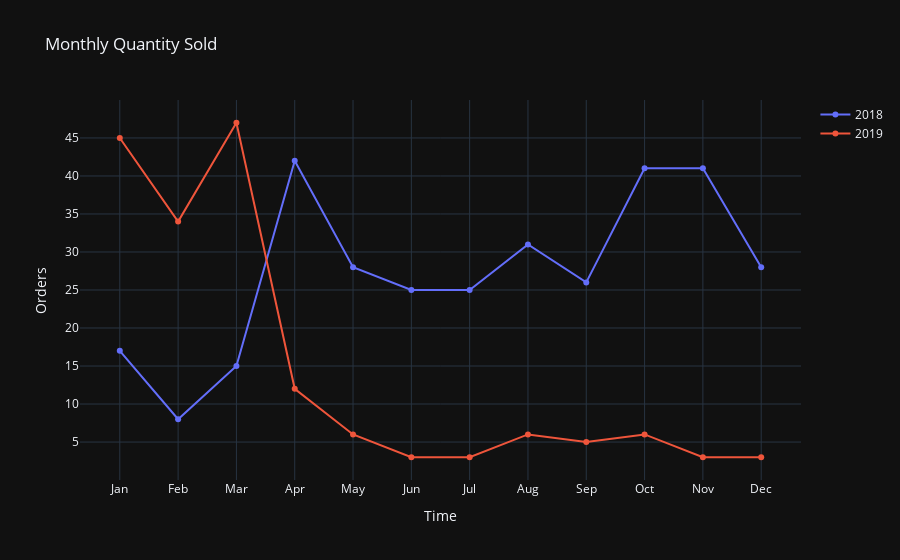

The notebook cell this image was saved under:
### Code cell
date_orders = df_LOD.groupby('Order Date').size().reset_index(name="Orders")
date_orders['Month'] = pd.DatetimeIndex(date_orders['Order Date']).month
date_orders['Year'] = pd.DatetimeIndex(date_orders['Order Date']).year

date_orders_2018 = date_orders[date_orders['Year']==2018]
date_orders_2019 = date_orders[date_orders['Year']==2019]

month_2018 = date_orders_2018.groupby('Month').sum().reset_index()
month_2019 = date_orders_2019.groupby('Month').sum().reset_index()

fig = go.Figure()
fig.add_trace(go.Scatter(
    name='2018',
    x=month_2018['Month'],
    y=month_2018['Orders'],
    connectgaps=True # override default to connect the gaps
))
fig.add_trace(go.Scatter(
    name='2019',
    x=month_2019['Month'],
    y=month_2019['Orders'],
    connectgaps=True # override default to connect the gaps
))
fig.update_layout(title_text='Monthly Quantity Sold',
                 template='plotly_dark')
fig.update_xaxes(title_text='Time')
fig.update_yaxes(title_text='Orders')
fig.update_layout(
    xaxis = dict(
        tickvals = [1, 2, 3, 4, 5, 6, 7,8 ,9, 10, 11, 12],
        ticktext = ['Jan', 'Feb', 'Mar', 'Apr', 'May', 'Jun', 'Jul', 'Aug', 'Sep', 'Oct', 'Nov', 'Dec']
    )
)

fig.layout.xaxis.fixedrange = True
fig.layout.yaxis.fixedrange = True

fig.show()

### Figure 1 — Plotly figure (JSON) as saved in the notebook; plotly's stock layout.template omitted (floating-point values rounded to 4 significant figures)
{"data": [{"connectgaps": true, "name": "2018", "type": "scatter", "x": [1, 2, 3, 4, 5, 6, 7, 8, 9, 10, 11, 12], "y": [17, 8, 15, 42, 28, 25, 25, 31, 26, 41, 41, 28]}, {"connectgaps": true, "name": "2019", "type": "scatter", "x": [1, 2, 3, 4, 5, 6, 7, 8, 9, 10, 11, 12], "y": [45, 34, 47, 12, 6, 3, 3, 6, 5, 6, 3, 3]}], "layout": {"title": {"text": "Monthly Quantity Sold"}, "xaxis": {"fixedrange": true, "ticktext": ["Jan", "Feb", "Mar", "Apr", "May", "Jun", "Jul", "Aug", "Sep", "Oct", "Nov", "Dec"], "tickvals": [1, 2, 3, 4, 5, 6, 7, 8, 9, 10, 11, 12], "title": {"text": "Time"}}, "yaxis": {"fixedrange": true, "title": {"text": "Orders"}}}}
